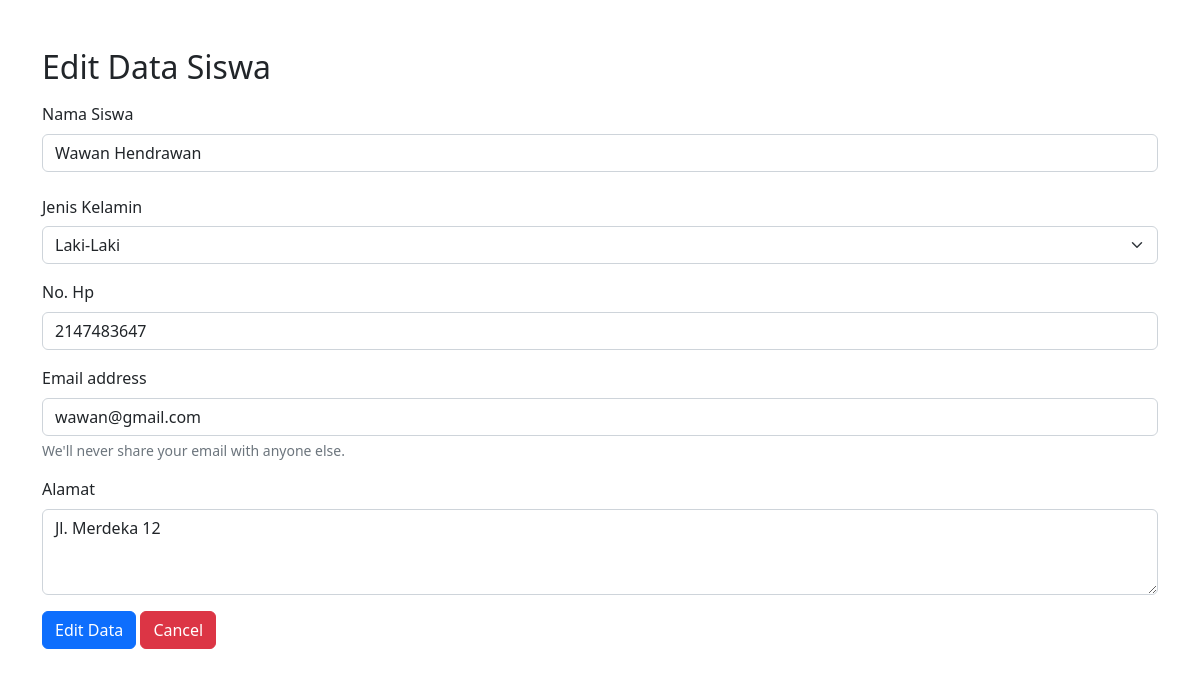
Page /edit.php?edit=21 on the committed database.
### tables this page shows
CREATE TABLE `siswa` (
  `id_siswa` int(11) NOT NULL,
  `nama_siswa` varchar(30) NOT NULL,
  `alamat_siswa` varchar(150) NOT NULL,
  `email_siswa` varchar(25) NOT NULL,
  `jenis_kelamin` varchar(20) NOT NULL,
  `nomor_hp` int(20) NOT NULL
);

### edit.php (the view, shortened to what this page needs)
<?php
include 'koneksi.php';
if(isset($_GET['edit'])){
    $id_siswa = $_GET['edit'];
    $query = "select * from siswa where id_siswa = $id_siswa";
    $sql = mysqli_query($conn, $query);
    $result = mysqli_fetch_array($sql);
    $nama_siswa = $result['nama_siswa'];
    $jenis_kelamin = $result['jenis_kelamin'];
    $nomor_hp = $result['nomor_hp'];
    $email_siswa = $result['email_siswa'];
    $alamat_siswa = $result['alamat_siswa'];
}
?>
<!DOCTYPE html>
<html lang="en">
  <head>
    <link
      href="https://cdn.jsdelivr.net/npm/bootstrap@5.2.3/dist/css/bootstrap.min.css"
      rel="stylesheet"
    />
  </head>
  <body>
    <div class="container pt-5">
      <h2>Edit Data Siswa</h2>
      <form method="POST" action="proses-edit.php" class="mt-3">
        <div class="mb-3">
          <label for="nama_siswa" class="form-label">Nama Siswa</label>
          <input
            type="text"
            class="form-control"
            id="nama_siswa"
            placeholder="Budi"
            name="nama_siswa"
            value="<?php echo $nama_siswa ?>"
          />
        </div>
        <div class="mb-3 row">
          <label for="jenis_kelamin" class="col-sm-2 col-form-label"
          >Jenis Kelamin</label
          >
          <div>
            <select required class="form-select" id="jenis_kelamin" name="jenis_kelamin">
              <option <?php if($jenis_kelamin == "Laki-Laki"){ echo "selected";} ?> value="Laki-Laki">Laki-Laki</option>
            </select>
          </div>
        </div>
        <div class="mb-3">
          <label for="nomor_hp" class="form-label">No. Hp</label>
          <input
            type="number"
            class="form-control"
            id="nomor_hp"
            placeholder="08888"
            name="nomor_hp"
            value="<?php echo $nomor_hp?>"
          />
        </div>
        <div class="mb-3">
          <label for="email_siswa" class="form-label">Email address</label>
          <input
            type="text"
            class="form-control"
            id="email_siswa"
            aria-describedby="emailHelp"
            placeholder="example@co.com"
            name="email_siswa"
            value="<?php echo $email_siswa?>"
          />
          <div id="emailHelp" class="form-text">
            We'll never share your email with anyone else.
          </div>
        </div>
        <div class="mb-3">
          <label for="alamat_siswa" class="form-label"
            >Alamat</label
          >
          <textarea
            class="form-control"
            id="alamat_siswa"
            rows="3"
            name="alamat_siswa"
            placeholder="Jl. Pahlawan 12X"
          ><?php echo $alamat_siswa ?></textarea>
        </div>
        <input type="submit" class="btn btn-primary" name="edit" value="Edit Data"></input>
        <a href="index.php" class="btn btn-danger">Cancel</a>
      </form>
    </div>
  </body>
</html>

### rows in the picture
siswa: nama_siswa "Wawan Hendrawan", jenis_kelamin "Laki-Laki", nomor_hp "2147483647", email_siswa "wawan@gmail.com", alamat_siswa "Jl. Merdeka 12"
